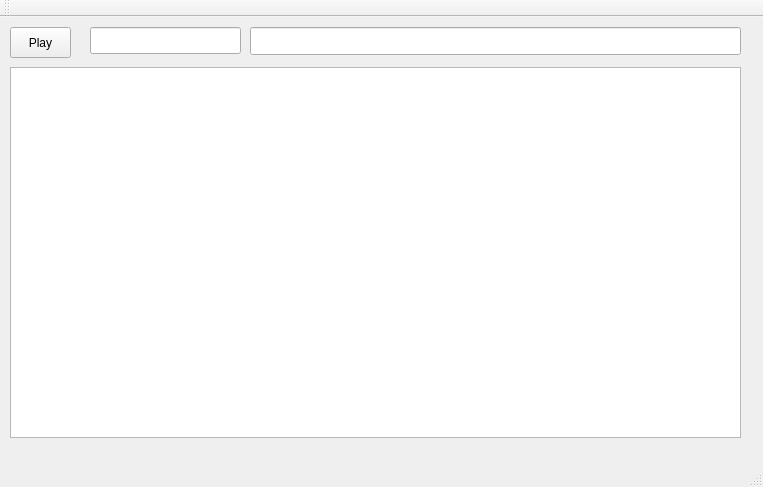
<?xml version="1.0" encoding="UTF-8"?>
<ui version="4.0">
 <class>MainWindow</class>
 <widget class="QMainWindow" name="MainWindow">
  <property name="geometry">
   <rect>
    <x>0</x>
    <y>0</y>
    <width>763</width>
    <height>487</height>
   </rect>
  </property>
  <property name="windowTitle">
   <string>MainWindow</string>
  </property>
  <widget class="QWidget" name="centralWidget">
   <widget class="QPushButton" name="pushButton">
    <property name="geometry">
     <rect>
      <x>10</x>
      <y>10</y>
      <width>61</width>
      <height>31</height>
     </rect>
    </property>
    <property name="text">
     <string>Play</string>
    </property>
   </widget>
   <widget class="QLineEdit" name="text_soplink">
    <property name="geometry">
     <rect>
      <x>250</x>
      <y>10</y>
      <width>491</width>
      <height>28</height>
     </rect>
    </property>
   </widget>
   <widget class="QTableWidget" name="tableInfo">
    <property name="geometry">
     <rect>
      <x>10</x>
      <y>50</y>
      <width>731</width>
      <height>371</height>
     </rect>
    </property>
   </widget>
   <widget class="QLineEdit" name="textName">
    <property name="geometry">
     <rect>
      <x>90</x>
      <y>10</y>
      <width>151</width>
      <height>27</height>
     </rect>
    </property>
   </widget>
  </widget>
  <widget class="QMenuBar" name="menuBar">
   <property name="geometry">
    <rect>
     <x>0</x>
     <y>0</y>
     <width>763</width>
     <height>25</height>
    </rect>
   </property>
  </widget>
  <widget class="QToolBar" name="mainToolBar">
   <attribute name="toolBarArea">
    <enum>TopToolBarArea</enum>
   </attribute>
   <attribute name="toolBarBreak">
    <bool>false</bool>
   </attribute>
  </widget>
  <widget class="QStatusBar" name="statusBar"/>
 </widget>
 <layoutdefault spacing="6" margin="11"/>
 <resources/>
 <connections/>
</ui>
